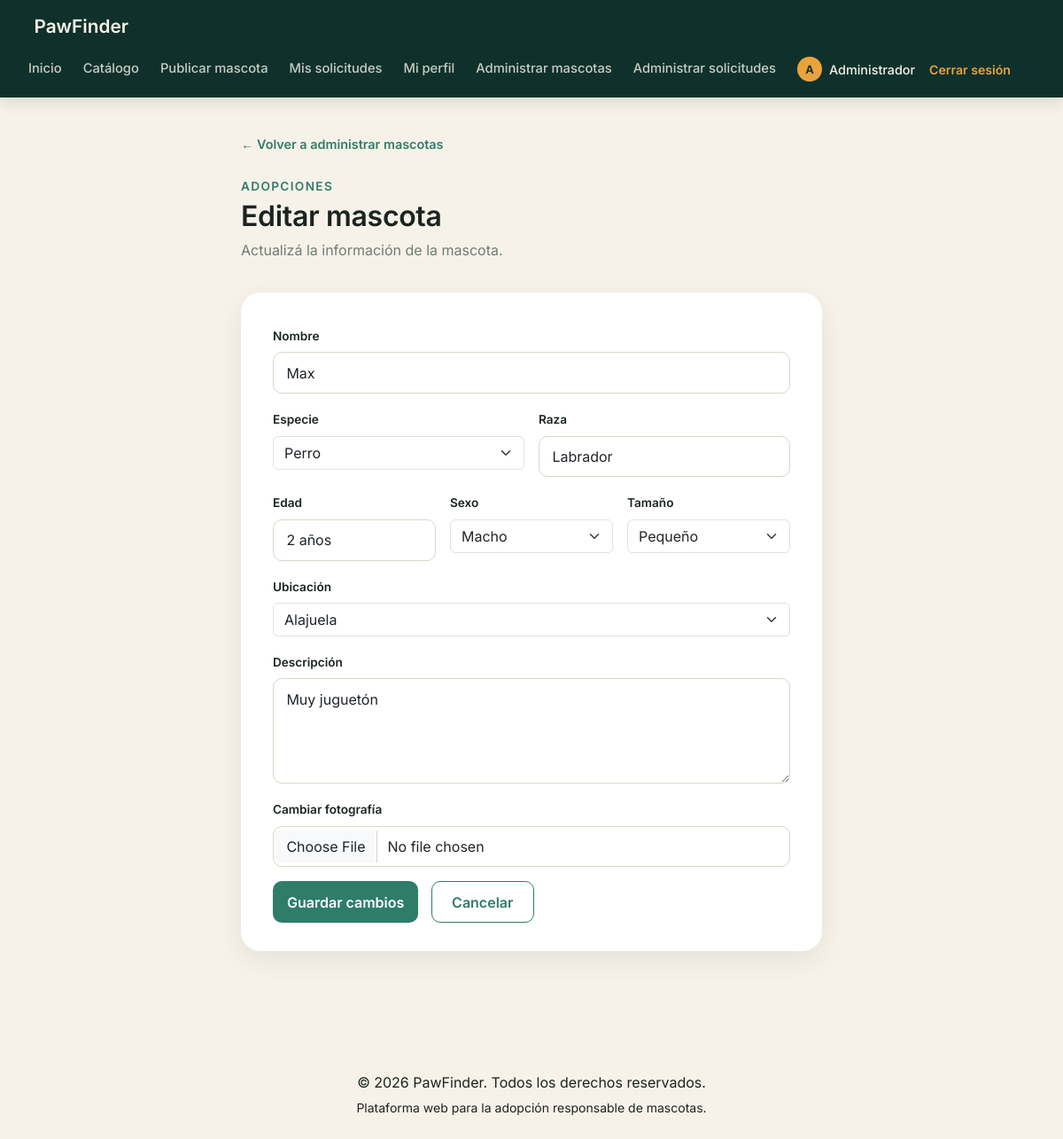
The page /mi_proyecto/app/controllers/MascotaController.php?accion=editar&id=1 (signed in) on the database its author committed.
### tables this page shows
CREATE TABLE mascotas (

    id_mascota INT AUTO_INCREMENT PRIMARY KEY,
    nombre VARCHAR(80) NOT NULL,
    especie VARCHAR(30) NOT NULL,
    raza VARCHAR(60),
    edad VARCHAR(30),
    sexo VARCHAR(20),
    tamano VARCHAR(20),
    ubicacion VARCHAR(60),
    descripcion TEXT,
    imagen VARCHAR(255),
    estado VARCHAR(20) DEFAULT 'Disponible',
    id_usuario INT NOT NULL,
    fecha_publicacion DATETIME DEFAULT CURRENT_TIMESTAMP,

    FOREIGN KEY (id_usuario)
    REFERENCES usuarios(id_usuario)

);

### mi_proyecto/app/models/Mascota.php (called while the page is built, shortened)
<?php
require_once __DIR__ . '/../../config/database.php';
class Mascota
{
    private $conexion;
    public function __construct()
    {
        $db = new Database();
        $this->conexion = $db->conectar();
    }
    public function obtenerPorId($id)
    {
        $sql = "SELECT *, id_mascota AS id FROM mascotas WHERE id_mascota = :id";
        $stmt = $this->conexion->prepare($sql);
        $stmt->bindParam(':id', $id, PDO::PARAM_INT);
        $stmt->execute();
        return $stmt->fetch(PDO::FETCH_ASSOC);
    }
}

### mi_proyecto/config/database.php (called while the page is built, shortened)
<?php
class Database
{
    private $host = "localhost";
    private $dbname = "pawfinder";
    private $usuario = "root";
    private $password = "";
    public function conectar()
    {
        $this->conexion = null;
        try {
            $this->conexion = new PDO(
                "mysql:host=" . $this->host . ";dbname=" . $this->dbname . ";charset=utf8mb4",
                $this->usuario,
                $this->password
            );
            $this->conexion->setAttribute(PDO::ATTR_ERRMODE, PDO::ERRMODE_EXCEPTION);
        } catch (PDOException $e) {
            echo "Error de conexión: " . $e->getMessage();
        }
        return $this->conexion;
    }
}

### mi_proyecto/app/views/mascotas/editar.php (the view, shortened to what this page needs)
<?php
require_once __DIR__ . '/../layout/header.php';
require_once __DIR__ . '/../layout/menu.php';
?>
<div class="page-wrapper page-wrapper-narrow">
    <a href="/mi_proyecto/app/controllers/MascotaController.php?accion=administrar" class="back-link">
        ← Volver a administrar mascotas
    </a>
    <div class="page-header">
        <div>
            <span class="eyebrow-dark">Adopciones</span>
            <h1>Editar mascota</h1>
            <p class="page-subtitle">
                Actualizá la información de la mascota.
            </p>
        </div>
    </div>
    <div class="pf-form-card">
        <form action="/mi_proyecto/app/controllers/MascotaController.php" method="POST" enctype="multipart/form-data">
            <div class="mb-3">
                <label class="form-label">Nombre</label>
                <input
                    type="text"
                    class="form-control"
                    name="nombre"
                    value="<?= $mascota["nombre"] ?>"
                    required>
            </div>
            <div class="form-row">
                <div class="mb-3">
                    <label class="form-label">Especie</label>
                    <select class="form-select" name="especie">
                        <option value="perro" <?= $mascota["especie"] == "perro" ? "selected" : "" ?>>
                            Perro
                        </option>
                    </select>
                </div>
                <div class="mb-3">
                    <label class="form-label">Raza</label>
                    <input
                        type="text"
                        class="form-control"
                        name="raza"
                        value="<?= $mascota["raza"] ?>">
                </div>
            </div>
            <div class="form-row">
                <div class="mb-3">
                    <label class="form-label">Edad</label>
                    <input
                        type="text"
                        class="form-control"
                        name="edad"
                        value="<?= $mascota["edad"] ?>">
                </div>
                <div class="mb-3">
                    <label class="form-label">Sexo</label>
                    <select class="form-select" name="sexo">
                        <option value="macho" <?= $mascota["sexo"] == "macho" ? "selected" : "" ?>>
                            Macho
                        </option>
                    </select>
                </div>
                <div class="mb-3">
                    <label class="form-label">Tamaño</label>
                    <select class="form-select" name="tamano">
                        <option value="pequeno" <?= $mascota["tamano"] == "pequeno" ? "selected" : "" ?>>
                            Pequeño
                        </option>
                    </select>
                </div>
            </div>
            <div class="mb-3">
                <label class="form-label">Ubicación</label>
                <select class="form-select" name="ubicacion">
                    <option value="alajuela" <?= $mascota["ubicacion"] == "alajuela" ? "selected" : "" ?>>Alajuela</option>
                </select>
            </div>
            <div class="mb-3">
                <label class="form-label">Descripción</label>
                <textarea
                    class="form-control"
                    name="descripcion"
                    rows="4"><?= $mascota["descripcion"] ?></textarea>
            </div>
            <div class="mb-3">
                <label class="form-label">
                    Cambiar fotografía
                </label>
                <input
                    type="file"
                    class="form-control"
                    name="imagen"
                    accept="image/*">
            </div>
            <div class="form-actions">
                <button
                    type="submit"
                    class="btn btn-pawfinder">
                    Guardar cambios
                </button>
                <a
                    href="/mi_proyecto/app/controllers/MascotaController.php?accion=administrar"
                    class="btn btn-outline-pf">
                    Cancelar
                </a>
            </div>
        </form>
    </div>
</div>
<?php require_once __DIR__ . '/../layout/footer.php'; ?>

### mi_proyecto/public/css/styles.css (style rules this page uses)
:root { --color-bg: #10312B; --color-surface: #F7F2E9; --color-primary: #2E7D6B; --color-primary-dark: #1F5C4E; --color-accent: #E8A33D; --color-ink: #1A2420; --color-muted: #6E7D75; --radius-lg: 22px; --radius-sm: 10px; --font-display: 'Inter', serif; --font-body: 'Inter', sans-serif; }
body { font-family: var(--font-body); color: var(--color-ink); background-color: var(--color-surface); margin: 0; }
h1, h2, h3, .display-text { font-family: var(--font-display); font-weight: 600; letter-spacing: -0.01em; }
.form-label { font-size: 0.85rem; font-weight: 600; color: var(--color-ink); }
.form-control { border-radius: var(--radius-sm); border: 1px solid #DDD6C7; padding: 0.65rem 0.9rem; }
.btn-pawfinder { background-color: var(--color-primary); border: none; color: #fff; font-weight: 600; border-radius: var(--radius-sm); padding: 0.7rem 1rem; width: 100%; transition: background-color 0.2s ease; }
.page-wrapper { max-width: 1200px; margin: 0 auto; padding: 2.5rem 2rem 4rem; }
.page-wrapper-narrow { max-width: 720px; }
.page-header { display: flex; justify-content: space-between; align-items: flex-end; flex-wrap: wrap; gap: 1rem; margin-bottom: 2.25rem; }
.eyebrow-dark { color: var(--color-primary); font-size: 0.85rem; font-weight: 600; text-transform: uppercase; letter-spacing: 0.1em; }
.page-header h1 { font-size: 2rem; margin: 0.25rem 0 0.4rem; }
.page-subtitle { color: var(--color-muted); margin: 0; }
.btn-outline-pf { border: 1px solid var(--color-primary); color: var(--color-primary); background: transparent; font-weight: 600; border-radius: var(--radius-sm); padding: 0.65rem 1.4rem; text-decoration: none; display: inline-flex; align-items: center; }
.back-link { display: inline-block; color: var(--color-primary); text-decoration: none; font-weight: 600; font-size: 0.9rem; margin-bottom: 1.5rem; }
.pf-form-card { background: #fff; border-radius: var(--radius-lg); box-shadow: 0 10px 30px rgba(16, 49, 43, 0.08); padding: 2.25rem 2.25rem 2rem; }
.form-row { display: grid; grid-template-columns: repeat(auto-fit, minmax(160px, 1fr)); gap: 1rem; }
.form-actions { display: flex; gap: 0.9rem; align-items: center; }
.form-actions .btn-pawfinder { width: auto; }

### rows shown on the page
mascotas: nombre "Max", raza "Labrador", edad "2 años", descripcion "Muy juguetón"

### other values the page prints
substr($nombreActual, 0, 1) "A"
$nombreActual "Administrador"
